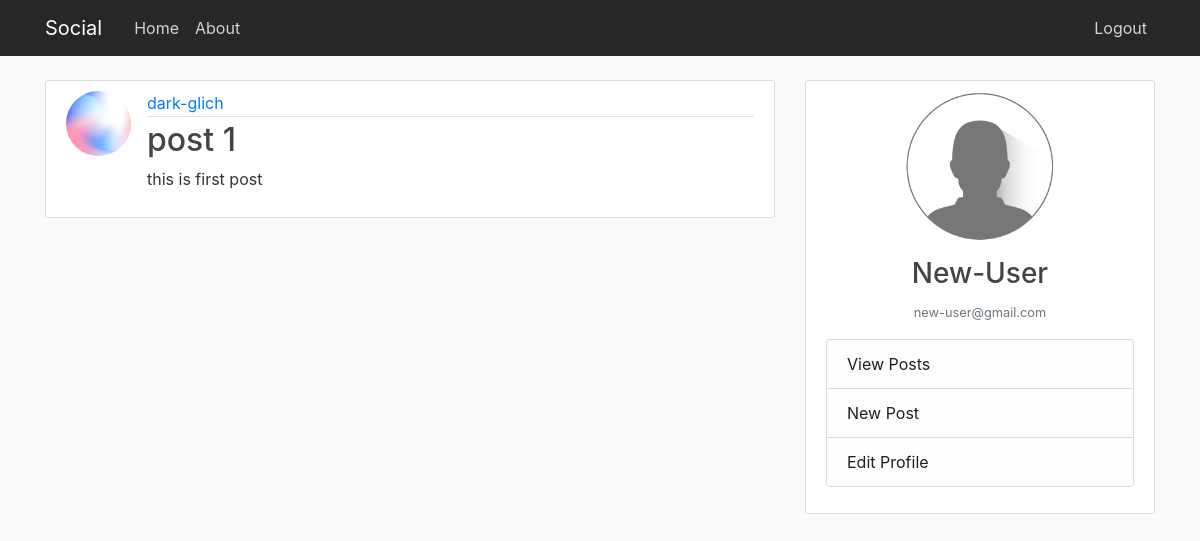
Page /post/1/ (signed in) on the committed database.
### main/models.py (models this page shows, shortened)
class Post(models.Model):
    title = models.CharField(max_length=200)
    content = models.TextField()
    date = models.DateTimeField(default=timezone.now)
    author = models.ForeignKey(User, on_delete=models.CASCADE)

### users/models.py (models this page shows, shortened)
class profile(models.Model):
    user = models.OneToOneField(User, on_delete=models.CASCADE)
    image = models.ImageField(default='default.png', upload_to='profile_pics')

### main/views.py (the view)
# urls.py: path('post/<int:pk>/', PostDetailView.as_view(), name='detail'),
class PostDetailView(LoginRequiredMixin, DetailView):
    model = Post

### main/templates/main/post_detail.html (shortened to what this page needs)
{% extends "main/base.html" %}
{% block content %}
  <article class="media content-section">
    <img class="rounded-circle article-img" src="{{ object.author.profile.image.url }}">
    <div class="media-body">
      <div class="article-metadata">
        <a class="mr-2" href="#">{{ object.author }}</a>
      </div>
      <h2 class="article-title">{{ object.title }}</h2>
      <p class="article-content">{{ object.content }}</p>
    </div>
  </article>
{% endblock content %}

### main/templates/main/base.html (shortened to what this page needs)
{%load static%}
<!doctype html>
<html lang="en">
  <head>
    <link rel="stylesheet" href="https://maxcdn.bootstrapcdn.com/bootstrap/4.0.0/css/bootstrap.min.css">
    <link rel="stylesheet" type="text/css" href="{% static 'main/style.css' %}">
  </head>
    <body>
      <header class="site-header">
        <nav class="navbar navbar-expand-md navbar-dark bg-steel fixed-top" style="background-color: rgb(39, 39, 39) ">
          <div class="container">
            <a class="navbar-brand mr-4" href="{% url 'home' %}">Social</a>
            <div class="collapse navbar-collapse" id="navbarToggle">
              <div class="navbar-nav mr-auto">
                <a class="nav-item nav-link" href="{% url 'home' %}">Home</a>
                <a class="nav-item nav-link" href="{% url 'about' %}">About</a>
              </div>
              <div class="navbar-nav">
                {% if user.is_authenticated %}
                  <a class="nav-item nav-link" href="{% url 'logout' %}">Logout</a>
                {% else %}
                  <a class="nav-item nav-link" href="{% url 'register' %}">Register</a>
                  <a class="nav-item nav-link" href="{% url 'login' %}">Login</a>
                {% endif %}
              </div>
            </div>
          </div>
        </nav>
      </header>
      <main role="main" class="container">
        <div class="row">
          <div class="col-md-8">
            {% block content %}{% endblock %}
          </div>
          <div class="col-md-4">
            <div class="content-section" style="position: sticky; top: 5rem;">
                <img class="rounded-circle account-img" src="{{ user.profile.image.url }}" style="height: 150px; width: 150px; display: block; margin-left: auto; margin-right: auto;">
                <h3 style="text-align: center;">{{user}}</h3>
                <p style="text-align: center;" class="text-muted"><small>{{user.email}}</small></p>
                <ul class="list-group">
                  <li class="list-group-item list-group-item-light"><a href="{% url 'user-posts' user %}" style="color: rgb(31, 31, 31);">View Posts</a></li>
                  <li class="list-group-item list-group-item-light"><a href="{% url 'create' %}" style="color: rgb(31, 31, 31);">New Post</a></li>
                  <li class="list-group-item list-group-item-light"><a href="{% url 'profile' %}" style="color: rgb(31, 31, 31);">Edit Profile</a></li>
                </ul>
            </div>
          </div>
        </div>
      </main>
    </body>
</html>

### main/static/main/style.css (style rules this page uses)
body { background: #fafafa; color: #333333; margin-top: 5rem; }
h1, h2, h3, h4, h5, h6 { color: #444444; }
ul { margin: 0; }
.bg-steel { background-color: #5f788a; }
.site-header .navbar-nav .nav-link { color: #cbd5db; }
.content-section { background: #ffffff; padding: 10px 20px; border: 1px solid #dddddd; border-radius: 3px; margin-bottom: 20px; }
.article-title { color: #444444; }
.article-content { white-space: pre-line; }
.article-img { height: 65px; width: 65px; margin-right: 16px; }
.article-metadata { padding-bottom: 1px; margin-bottom: 4px; border-bottom: 1px solid #e3e3e3 }
.account-img { height: 125px; width: 125px; margin-right: 20px; margin-bottom: 16px; }

### rows in the picture
Post: author.profile.image (picture), author "dark-glich", title "post 1", content "this is first post"

### other values in the picture
{{ user }} "New-User"
{{ user.email }} "new-user@gmail.com"
